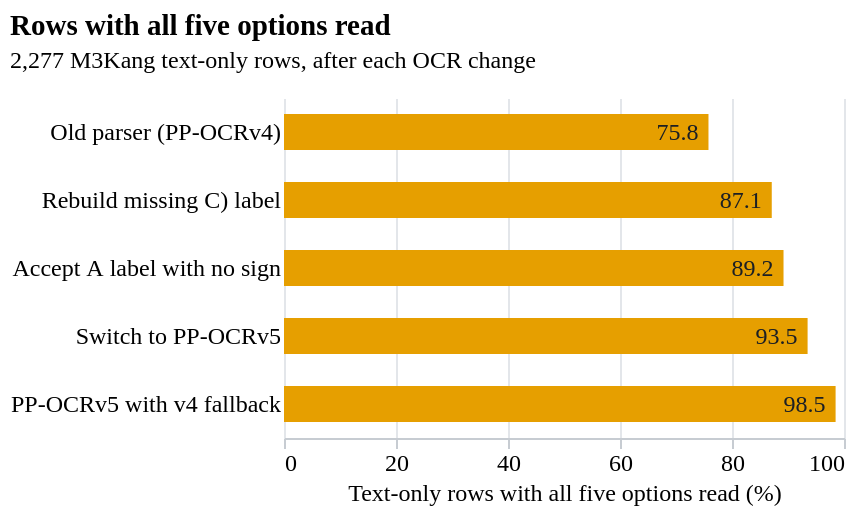

This figure's Vega-Lite source:
### Vega-Lite specification from a JSON file in a GitHub repository (floating-point values rounded to 4 significant figures)
{"config": {"font": "Atkinson Hyperlegible", "background": null, "view": {"stroke": null}, "axis": {"labelFontSize": 12, "titleFontSize": 12, "titleFontWeight": "normal", "gridColor": "#e3e6ea", "domainColor": "#c7ccd2", "tickColor": "#c7ccd2"}, "title": {"fontSize": 14.5, "fontWeight": 700, "subtitleFontSize": 12, "subtitlePadding": 4, "offset": 12, "font": "Atkinson Hyperlegible", "subtitleFont": "Atkinson Hyperlegible"}, "legend": {"labelFontSize": 12}}, "layer": [{"mark": {"type": "bar", "color": "#e69f00", "height": 18}, "encoding": {"tooltip": [{"field": "step", "type": "nominal"}, {"field": "coverage_pct", "type": "quantitative"}, {"field": "rows_with_options", "type": "quantitative"}], "x": {"field": "coverage_pct", "scale": {"domain": [0, 100]}, "title": "Text-only rows with all five options read (%)", "type": "quantitative"}, "y": {"axis": {"domain": false, "labelLimit": 240, "ticks": false}, "field": "step", "sort": ["Old parser (PP-OCRv4)", "Rebuild missing C) label", "Accept A label with no sign", "Switch to PP-OCRv5", "PP-OCRv5 with v4 fallback"], "title": null, "type": "nominal"}}}, {"mark": {"type": "text", "align": "right", "color": "#1b1f24", "dx": -5, "fontSize": 12}, "encoding": {"text": {"field": "coverage_pct", "format": ".1f", "type": "quantitative"}, "x": {"field": "coverage_pct", "type": "quantitative"}, "y": {"axis": {"domain": false, "labelLimit": 240, "ticks": false}, "field": "step", "sort": ["Old parser (PP-OCRv4)", "Rebuild missing C) label", "Accept A label with no sign", "Switch to PP-OCRv5", "PP-OCRv5 with v4 fallback"], "title": null, "type": "nominal"}}}], "data": {"name": "data-2927cc29abc984e184c7a71508d9c955"}, "height": {"step": 34}, "title": {"text": "Rows with all five options read", "anchor": "start", "subtitle": "2,277 M3Kang text-only rows, after each OCR change"}, "width": 280, "$schema": "https://vega.github.io/schema/vega-lite/v5.20.1.json", "datasets": {"data-2927cc29abc984e184c7a71508d9c955": [{"step": "Old parser (PP-OCRv4)", "order": 1, "coverage_pct": 75.8, "rows_with_options": 1725}, {"step": "Rebuild missing C) label", "order": 2, "coverage_pct": 87.1, "rows_with_options": 1984}, {"step": "Accept A label with no sign", "order": 3, "coverage_pct": 89.2, "rows_with_options": 2032}, {"step": "Switch to PP-OCRv5", "order": 4, "coverage_pct": 93.5, "rows_with_options": 2130}, {"step": "PP-OCRv5 with v4 fallback", "order": 5, "coverage_pct": 98.5, "rows_with_options": 2243}]}}
